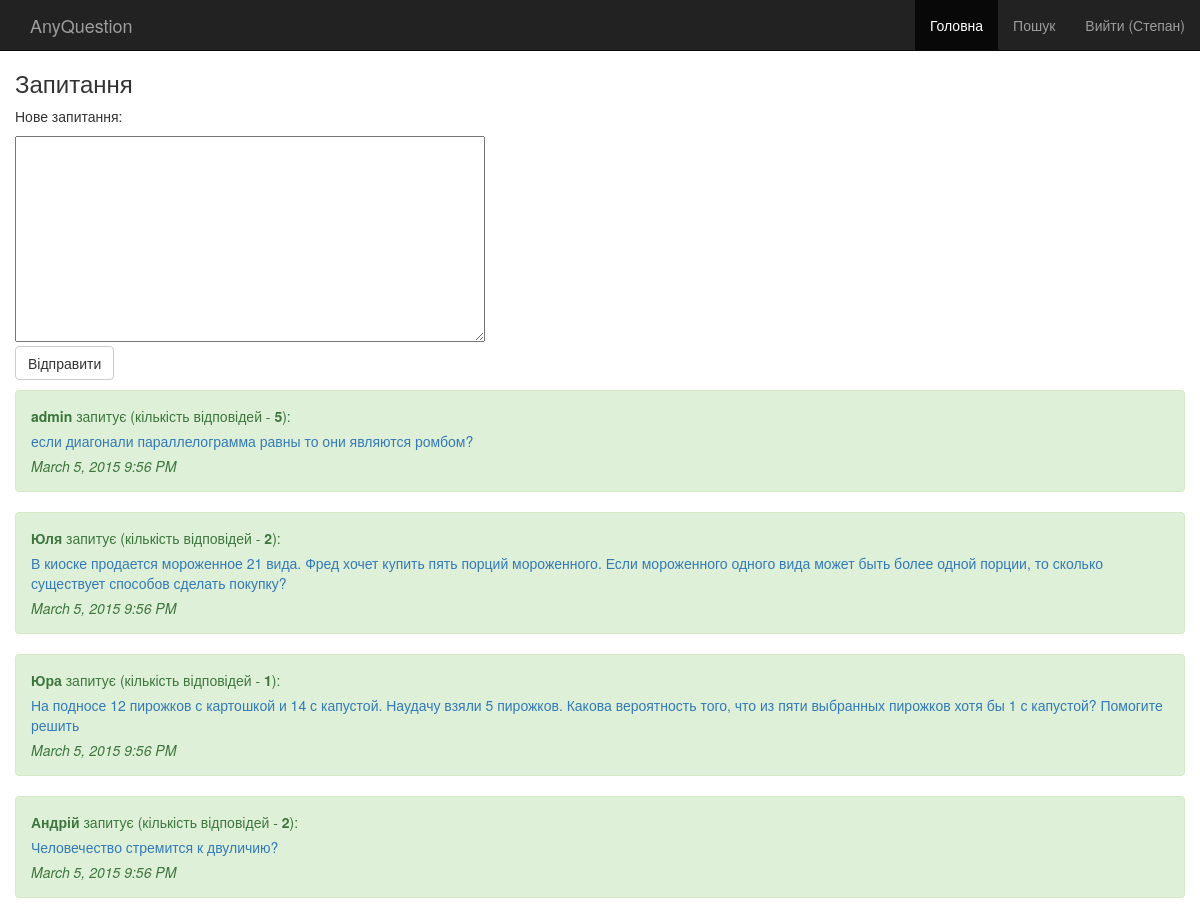
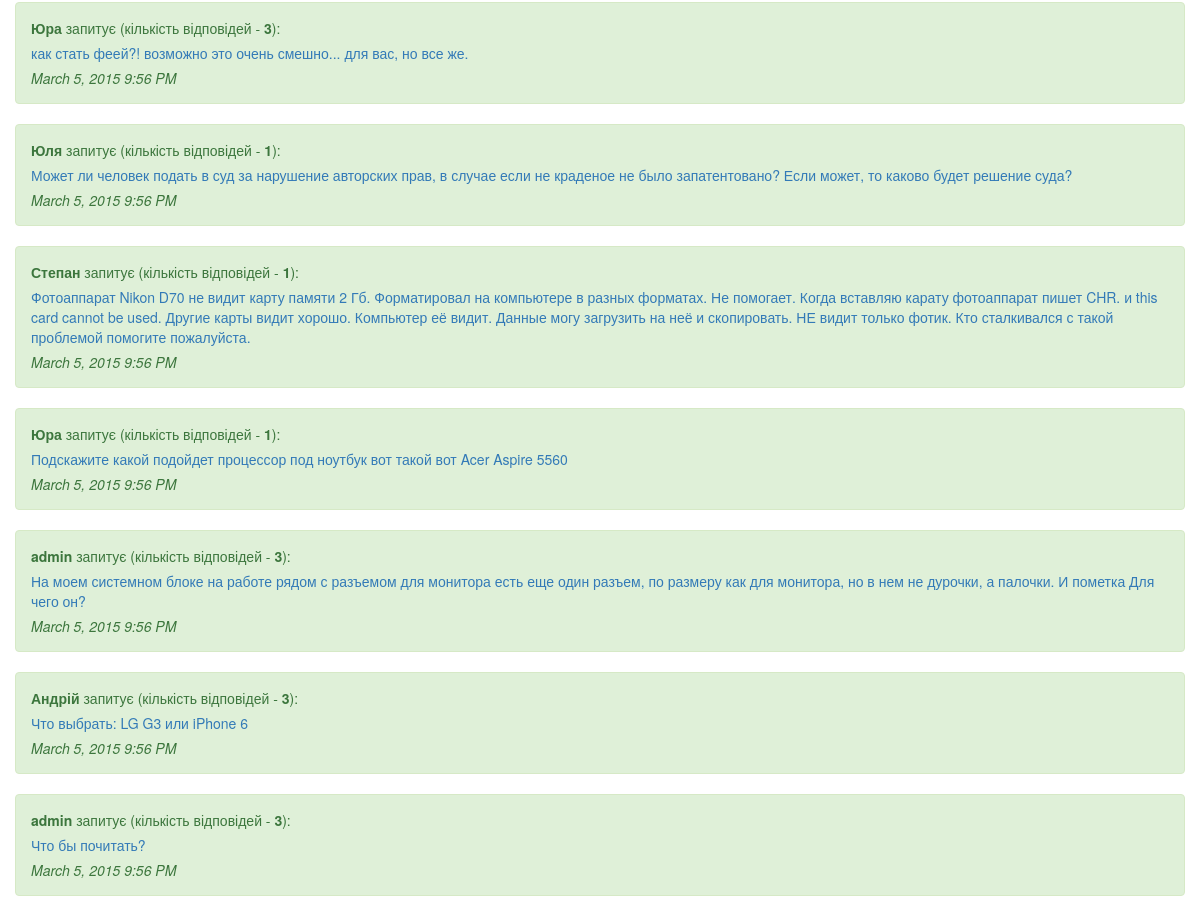
Page / (signed in) on the committed database (2 pictures, top to bottom).
### models.py (models this page shows, shortened)
class User(db.Model, UserMixin):
    id = db.Column(db.Integer, primary_key=True)
    username = db.Column(db.String(80), unique=True)
    email = db.Column(db.String(120), unique=True)
    password = db.Column(db.String(120))

class Question(db.Model):
    __searchable__ = ['text']
    id = db.Column(db.Integer, primary_key=True)
    text = db.Column(db.Text)
    user_id = db.Column(db.Integer, db.ForeignKey('user.id'))
    pub_user = db.relationship('User',
        backref=db.backref('users', lazy='dynamic'))
    pub_date = db.Column(db.DateTime)

### run.py (the view)
@app.route('/')
def main():
    questions=Question.query.order_by(desc(Question.pub_date))
    answers_query=Answer.query
    return render_template('base.html', questions=questions, answers_query=answers_query)

### momentjs.py (called while the page is built)
    def render(self, format):
        return Markup("<script>\ndocument.write(moment(\"%s\").%s);\n</script>" % (self.timestamp.strftime("%Y-%m-%dT%H:%M:%S Z"), format))

    def format(self, fmt):
        return self.render("format(\"%s\")" % fmt)

### run.py (called while the page is built)
@login_manager.user_loader
def load_user(userid):
    return User.query.get(userid)

### templates/base.html (shortened to what this page needs)
<!DOCTYPE html>
<html>
<head lang="uk">
    <link rel=stylesheet media="screen" href="{{ url_for('static', filename='css/bootstrap.min.css') }}">
</head>
<body>
<div class="navbar navbar-inverse navbar-fixed-top">
    <div class="container">
      <div class="navbar-header">
        <a class="navbar-brand" href="/">AnyQuestion</a>
      </div>
      <div class="collapse navbar-collapse">
         {% if not current_user.is_authenticated() %}
            <p class="navbar-text navbar-right"><a href="/login" class="navbar-link">Увійти</a>/
            <a href="/register" class="navbar-link">Реєстрація</a></p>
         {% else %}
            <p class="navbar-text navbar-right"><a href="/logout" class="navbar-link">Вийти ({{ current_user.username }})</a></p>
         {% endif %}
          <ul class="nav navbar-nav navbar-right">
          {% block navbar %}
          <li class="active"><a href="/">Головна</a></li>
          <li><a href="/search">Пошук</a></li>
          {% endblock %}
        </ul>
      </div>
    </div>
  </div>
<div class="container">
    <div class="row">
        {% block content %}
        <h3>Запитання</h3>
        {% if current_user.is_authenticated() %}
            <form action="/add_question" method="post">
                <p>Нове запитання:</p><textarea name="new_question" id="new_question" rows="10" cols="60"></textarea>
                <p><input class="btn btn-default" type="submit" value="Відправити"></p>
            </form>
        {% endif %}
        {% for question in questions %}
            <div class="alert alert-success" role="alert">
            <p><strong>{{ question.pub_user.username }}</strong> запитує (кількість відповідей - <strong>{{ answers_query.filter_by(question_id=question.id).count() }}</strong>):</p>
            <p><a href="/question={{ question.id }}">{{ question.text }}</a></p>
            <p><i>{{ momentjs(question.pub_date).format('LLL') }}</i></p>
            </div>
        {% else %}
            <p>Неймовірно. Жодних запитань</p>
        {% endfor %}
        {% endblock %}
    </div>
</div>
</body>
</html>

### templates/base.html (style rules this page uses)
body { padding-top: 50px; }

### rows in the picture
User: username "Степан"
Question: pub_user.username "admin", filter_by "5", text "если диагонали параллелограмма равны то они являются ромбом?"
Question: pub_user.username "Юля", filter_by "2", text "В киоске продается мороженное 21 вида. Фред хочет купить пять порций мороженного. Если мороженного одного вида может быть более одной порции, то сколько существует способов сделать покупку?"
Question: pub_user.username "Юра", filter_by "1", text "На подносе 12 пирожков с картошкой и 14 с капустой. Наудачу взяли 5 пирожков. Какова вероятность того, что из пяти выбранных пирожков хотя бы 1 с капустой? Помогите решить"
Question: pub_user.username "Андрій", filter_by "2", text "Человечество стремится к двуличию?"
Question: pub_user.username "Юра", filter_by "3", text "как стать феей?! возможно это очень смешно... для вас, но все же."
Question: pub_user.username "Юля", filter_by "1", text "Может ли человек подать в суд за нарушение авторских прав, в случае если не краденое не было запатентовано? Если может, то каково будет решение суда?"
Question: pub_user.username "Степан", filter_by "1", text "Фотоаппарат Nikon D70 не видит карту памяти 2 Гб. Форматировал на компьютере в разных форматах. Не помогает. Когда вставляю карату фотоаппарат пишет CHR. и this card cannot be used. Другие карты видит хорошо. Компьютер её видит. Данные могу загрузить на неё и скопировать. НЕ видит только фотик. Кто сталкивался с такой проблемой помогите пожалуйста."
Question: pub_user.username "Юра", filter_by "1", text "Подскажите какой подойдет процессор под ноутбук вот такой вот Acer Aspire 5560"
Question: pub_user.username "admin", filter_by "3", text "На моем системном блоке на работе рядом с разъемом для монитора есть еще один разъем, по размеру как для монитора, но в нем не дурочки, а палочки. И пометка Для чего он?"
Question: pub_user.username "Андрій", filter_by "3", text "Что выбрать: LG G3 или iPhone 6"
Question: pub_user.username "admin", filter_by "3", text "Что бы почитать?"
